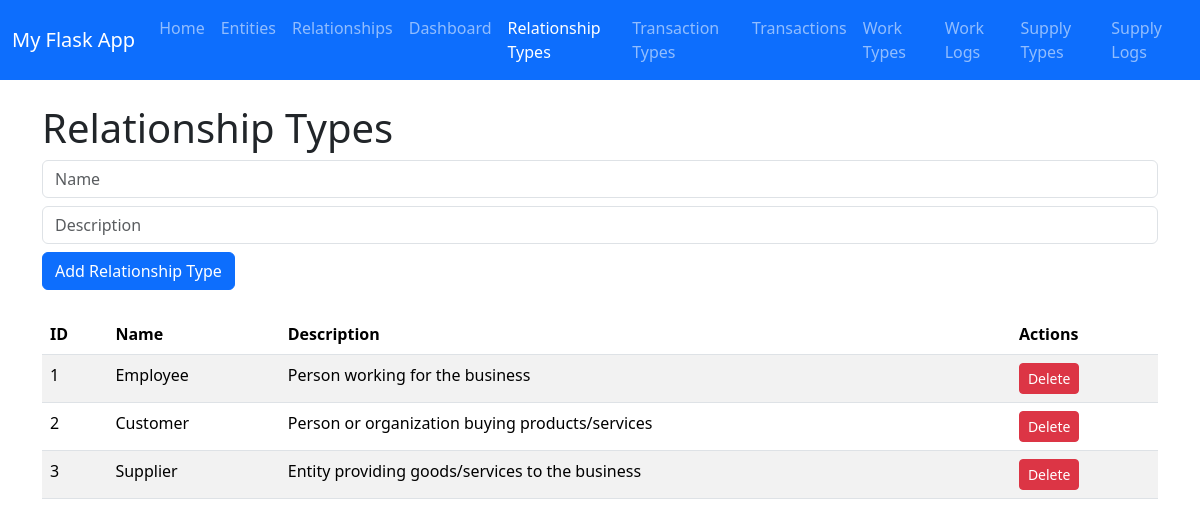
/relationship_types, run on the app's committed database.
### app.py (models this page shows, shortened)
class RelationshipType(db.Model):
    __tablename__ = "relationship_type"
    id = db.Column(db.Integer, primary_key=True)  # Unique ID
    name = db.Column(db.String(100), nullable=False, unique=True)
    description = db.Column(db.String(250), nullable=True)

### app.py (the view)
@app.route("/relationship_types")
def relationship_types():
    all_types = RelationshipType.query.all()
    return render_template("relationship_types.html", title="Relationship Types", types=all_types)

### templates/relationship_types.html (shortened to what this page needs)
{% extends "base.html" %}
{% block content %}
<h1>Relationship Types</h1>
<form method="POST" action="{{ url_for('add_relationship_type') }}" class="mb-4">
    <div class="mb-2">
        <input type="text" name="name" placeholder="Name" class="form-control" required>
    </div>
    <div class="mb-2">
        <input type="text" name="description" placeholder="Description" class="form-control">
    </div>
    <button type="submit" class="btn btn-primary">Add Relationship Type</button>
</form>
<table class="table table-striped">
    <thead>
        <tr>
            <th>ID</th>
            <th>Name</th>
            <th>Description</th>
            <th>Actions</th>
        </tr>
    </thead>
    <tbody>
        {% for t in types %}
        <tr>
            <td>{{ t.id }}</td>
            <td>{{ t.name }}</td>
            <td>{{ t.description }}</td>
            <td>
                <button class="btn btn-danger btn-sm delete-btn" data-id="{{ t.id }}">Delete</button>
            </td>
        </tr>
        {% endfor %}
    </tbody>
</table>
{% endblock %}

### data on the page
RelationshipType: id "1", name "Employee", description "Person working for the business"
RelationshipType: id "2", name "Customer", description "Person or organization buying products/services"
RelationshipType: id "3", name "Supplier", description "Entity providing goods/services to the business"
